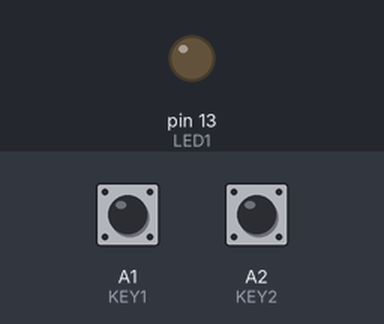
A sketch run on a simulated Arduino Uno, built with avr-gcc and run on an emulated ATmega328P. On the bench: output pins drawn as LEDs (lit = HIGH). Dashed ring = blinking. Inputs (shaded band) come from the test bench; at power-on: A1 (KEY1) HIGH, A2 (KEY2) HIGH.

Above: at 1.0 s.
At 2.5 s:
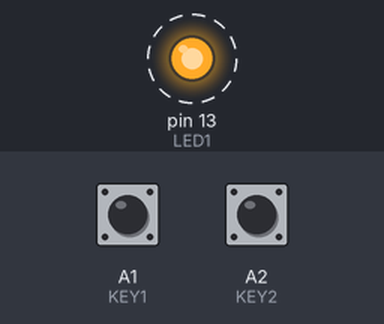
Timing chart, 0 to 4.6 s (numbered marks = the images above):
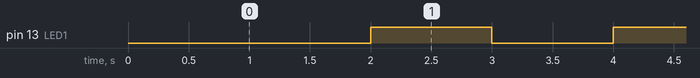

The sketch:

tarefa1.ino
```cpp
//Caio Gonçalves Feiertag - 1510590
#define LED1 13
#define KEY1 A1
#define KEY2 A2
void setup() {
  pinMode(LED1, OUTPUT); // Enable pin 13 for digital output
  pinMode(KEY1,INPUT_PULLUP);
  pinMode(KEY2,INPUT_PULLUP);
}
//variaveis globais
int but1=HIGH; //status botao1
int but2=HIGH; //status botao2
bool off1=false; //status do botao1 durante 500ms
bool off2=false; //status botao2 durante 500ms
int state = 1;
int time=1000;
unsigned long old1;
unsigned long old2;
void loop () {
 unsigned long now = millis();
 if (now >= old1+time) { //pisca-pisca
  old1 = now;
  state = !state;
  digitalWrite(LED1, state);
 }
 if(digitalRead(KEY1)!=but1){
  //acelera um pouco cada vez que o botao1 é pressionado
   but1=!but1;
   if(but1==LOW){
    old2=now;
    time=time*0.9;
    off1=!off1;
  }
 }
 if(digitalRead(KEY2)!=but2){
  //desacelera um pouco cada vez que o botao2 é pressionado
   but2=!but2;
   if(but2==LOW){
    old2=now;
    time=time*1.1;
    off2=!off2;
  }
 }
 if(now>=old2+500){
  //reseta o status dos botoes
  off1=false;
  off2=false;
 }
 else{
   if(off1==true&&off2==true){
    //parar
      while(1);
   }
  }
}
```

Measured:
- by itself, pin 13 (LED1): alternates HIGH for 1.0 s and LOW for 1.0 s
